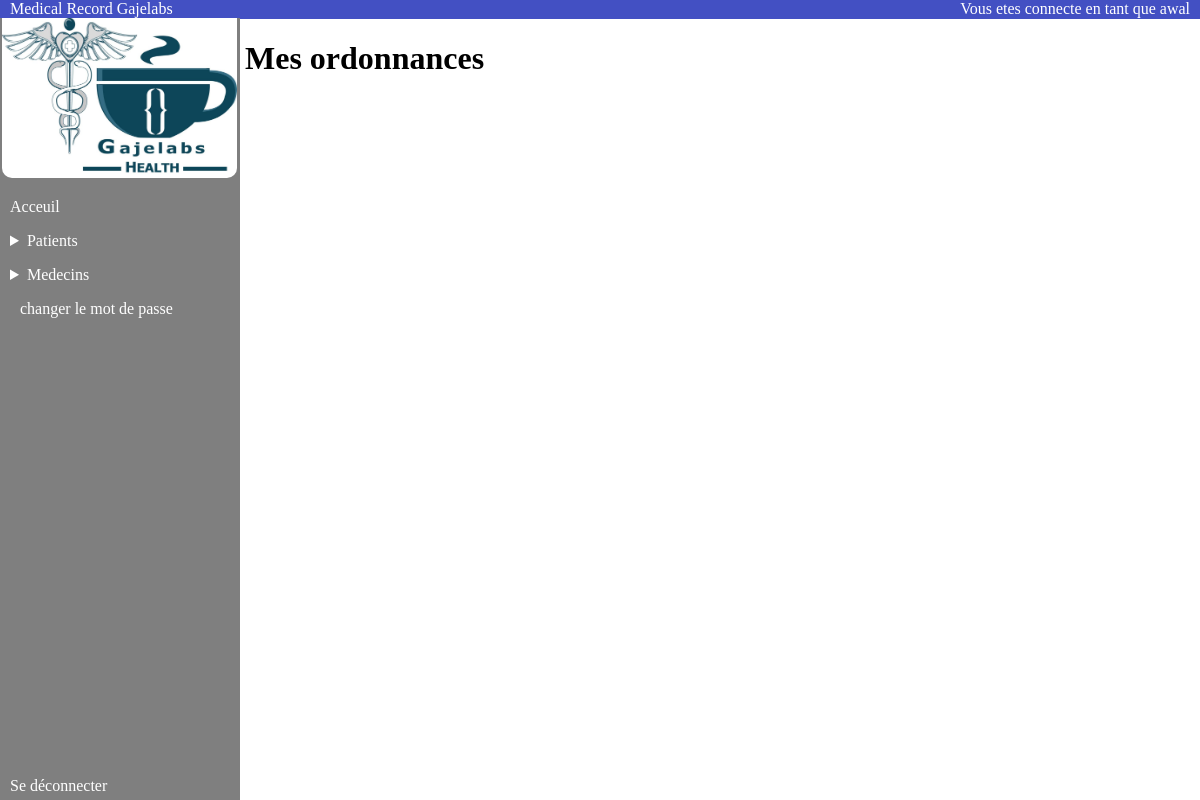
/list_ordonnace/4/ (signed in), run on an earlier commit of the app's database.
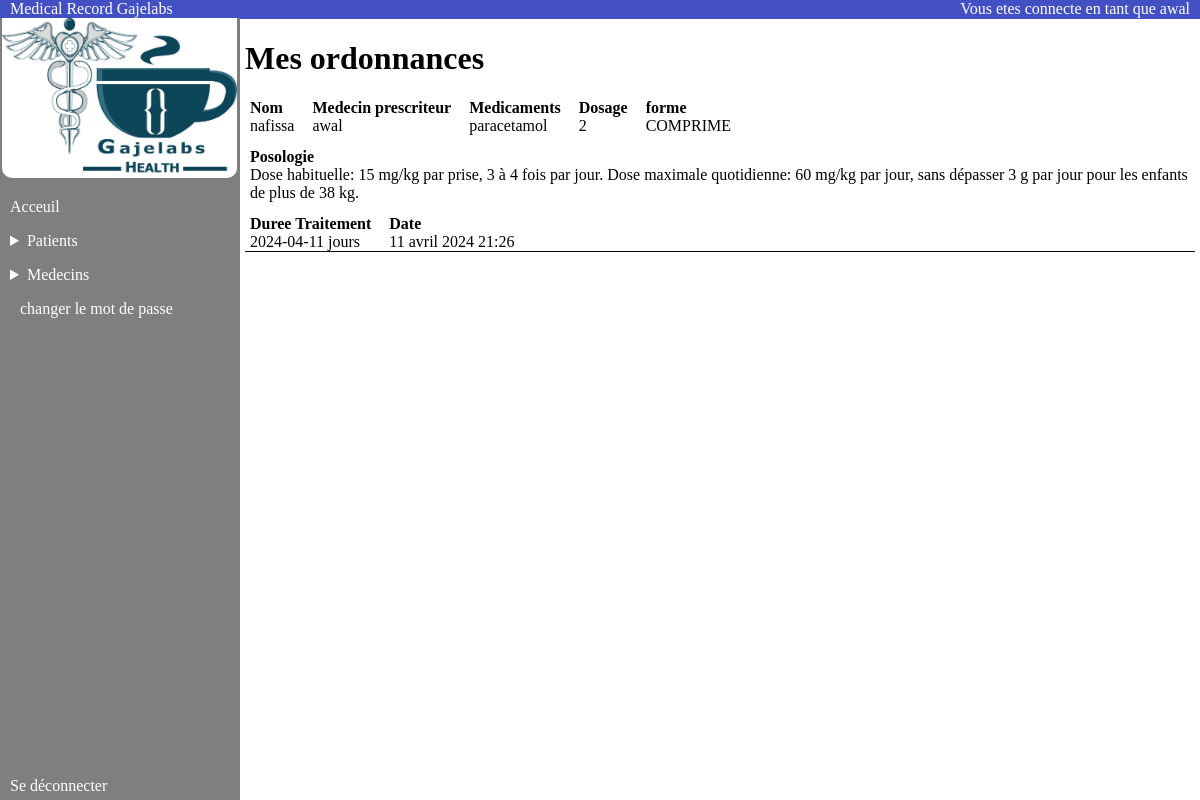
And on a later commit of the database.
### patient/models.py (models this page shows)
class Ordonnance(models.Model):
    patient = models.ForeignKey(User,null=True,on_delete=models.CASCADE,related_name ="patient_beneficaire")
    medecin = models.ForeignKey(settings.AUTH_USER_MODEL,on_delete=models.CASCADE,related_name="medecin_prescripteur")
    medicament_prescrits = models.ForeignKey(Medicament,null=True,on_delete=models.CASCADE,max_length=1000, verbose_name='medicaments prescrits')
    date_prescription = models.DateTimeField(auto_now_add=True,verbose_name="Date prescription")

class Medicament(models.Model):
    COMPRIME = 'COMPRIME'
    GELULES = 'GELULES'
    SIROP = 'SIROP'
    AUTRES = 'AUTRES'
    forme_medoc = ((COMPRIME,'comprimés'),(GELULES,'gélules'),(SIROP,'sirop'),(AUTRES,'autres'))
    nom_medicament = models.CharField(null=True,max_length=100,verbose_name="nom du medicament")
    Dosage = models.IntegerField(null=True)
    forme_pharmaceutique = models.CharField(max_length=100,null=True,choices=forme_medoc)
    Posologie = models.CharField(max_length=1000,null=True)
    dure_traitement = models.IntegerField(verbose_name="Duree du traitement en jours")

### authentication/models.py (models this page shows, shortened)
class User(AbstractUser):
    PATIENT = 'PATIENT'
    MEDECIN = 'MEDECIN'
    MASCULIN = 'M'
    FEMININ = 'F'
    ROLE_CHOICES_ONE = (
        (PATIENT,'patient'),
        (MEDECIN,'medecin'),
    )
    ROLE_CHOICES_TWO = (
        (MASCULIN,'M'),
        (FEMININ,'F'),
    )
    profile_photo = models.ImageField(verbose_name='photo de profil')
    role = models.CharField(max_length=30, choices=ROLE_CHOICES_ONE, verbose_name='rôle')
    date_naissance = models.DateField(null=True)
    sex = models.CharField(max_length=1,choices=ROLE_CHOICES_TWO,verbose_name='sexe')
    telephone = models.IntegerField(null=True)

### patient/views.py (the view)
# urls.py: path('list_ordonnace/<int:id>/',patient.views.list_ordonnances,name='list_ordonnance'),
@login_required
def list_ordonnances(request,id):
    patient = User.objects.get(id=id)
    ordonnances = Ordonnance.objects.filter(patient=patient)
    return render(request,'patient/ordonnance_list.html',{"ordonnances":ordonnances})

### patient/templates/patient/ordonnance_list.html
{% extends 'base.html' %}
{% block content %}
<p class="headPage"><span>Vous etes connecte en tant que {{user.username}}</span></p>
<h1 class="DateRapport">Mes ordonnances</h1>
{% for ordonnance in ordonnances %}
<div class="listeRapport">
    <div class="elementRapport">
        <span class="label">Nom</span><span>{{ ordonnance.patient.first_name }}</span>
    </div>
    <div class="elementRapport">
        <span class="label">Medecin prescriteur</span><span>{{ordonnance.medecin}}</span>
    </div class="elementRapport">
    <div class="elementRapport">
        <span class="label">Medicaments</span><span>{{ordonnance.medicament_prescrits.nom_medicament}}</span>
    </div>
    <div class="elementRapport">
        <span class="label">Dosage</span><span>{{ordonnance.medicament_prescrits.Dosage}}</span>
    </div>
    <div class="elementRapport">
        <span class="label">forme</span><span>{{ordonnance.medicament_prescrits.forme_pharmaceutique}}</span>
    </div>
    <div class="elementRapport">
        <span class="label" id="Posologie">Posologie</span><span>{{ordonnance.medicament_prescrits.Posologie}}</span>
    </div>
    <div class="elementRapport">
        <span class="label">Duree Traitement</span><span>{{ordonnance.medicament_prescrits.dure_traitement}} jours</span>
    </div>
    <div class="elementRapport">
        <span class="label">Date</span><span> {{ ordonnance.date_prescription }}</span>
    </div>
</div>
<div class="DateRapport" style="border-top: 1px solid #0e0c0c;"></div>
{% endfor %}
</div>
{% endblock %}

What changed in the data, as far as the page shows it:
added Ordonnance: patient.first_name "nafissa", medecin "awal", medicament_prescrits.nom_medicament "paracetamol", medicament_prescrits.Dosage "2", medicament_prescrits.forme_pharmaceutique "COMPRIME", medicament_prescrits.Posologie "Dose habituelle: 15 mg/kg par prise, 3 à 4 fois par jour. Dose maximale quotidienne: 60 mg/kg par jour, sans dépasser 3 g par jour pour les enfants de plus de 38 kg.", medicament_prescrits.dure_traitement "2024-04-11", date_prescription "11 avril 2024 21:26"
